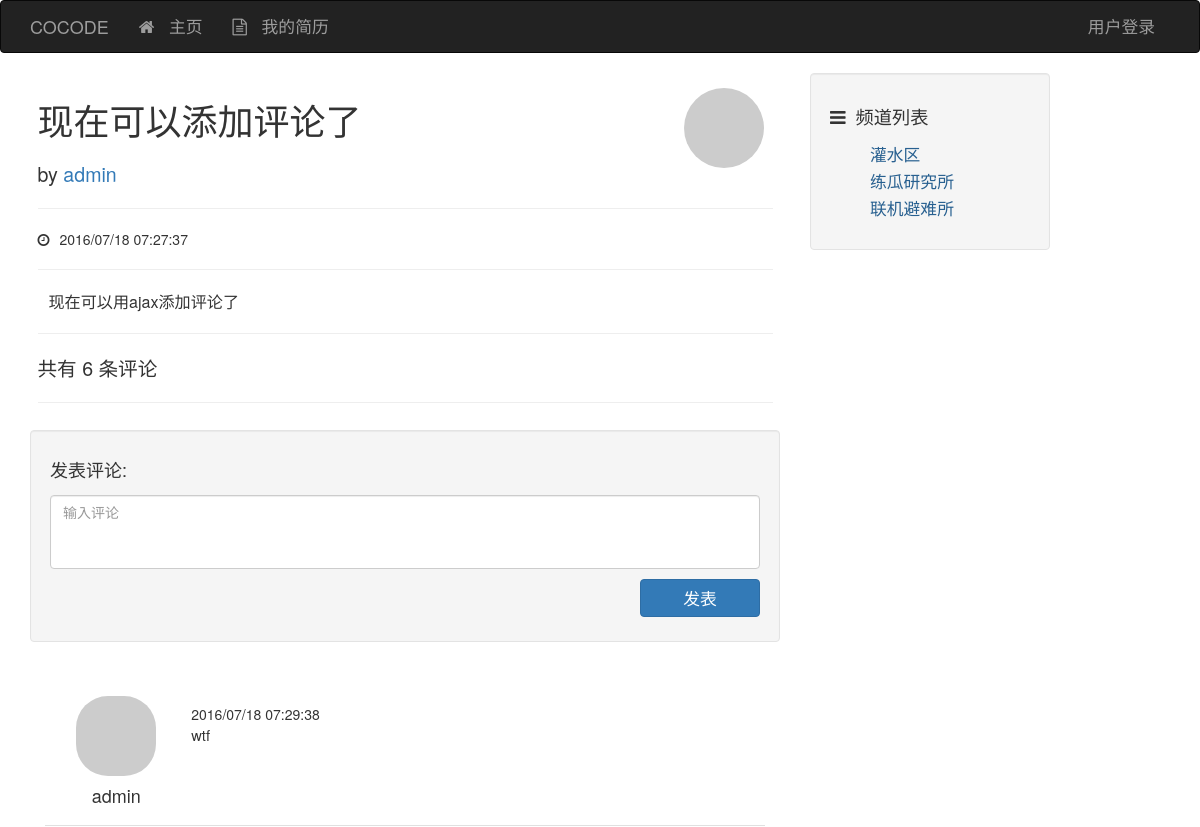
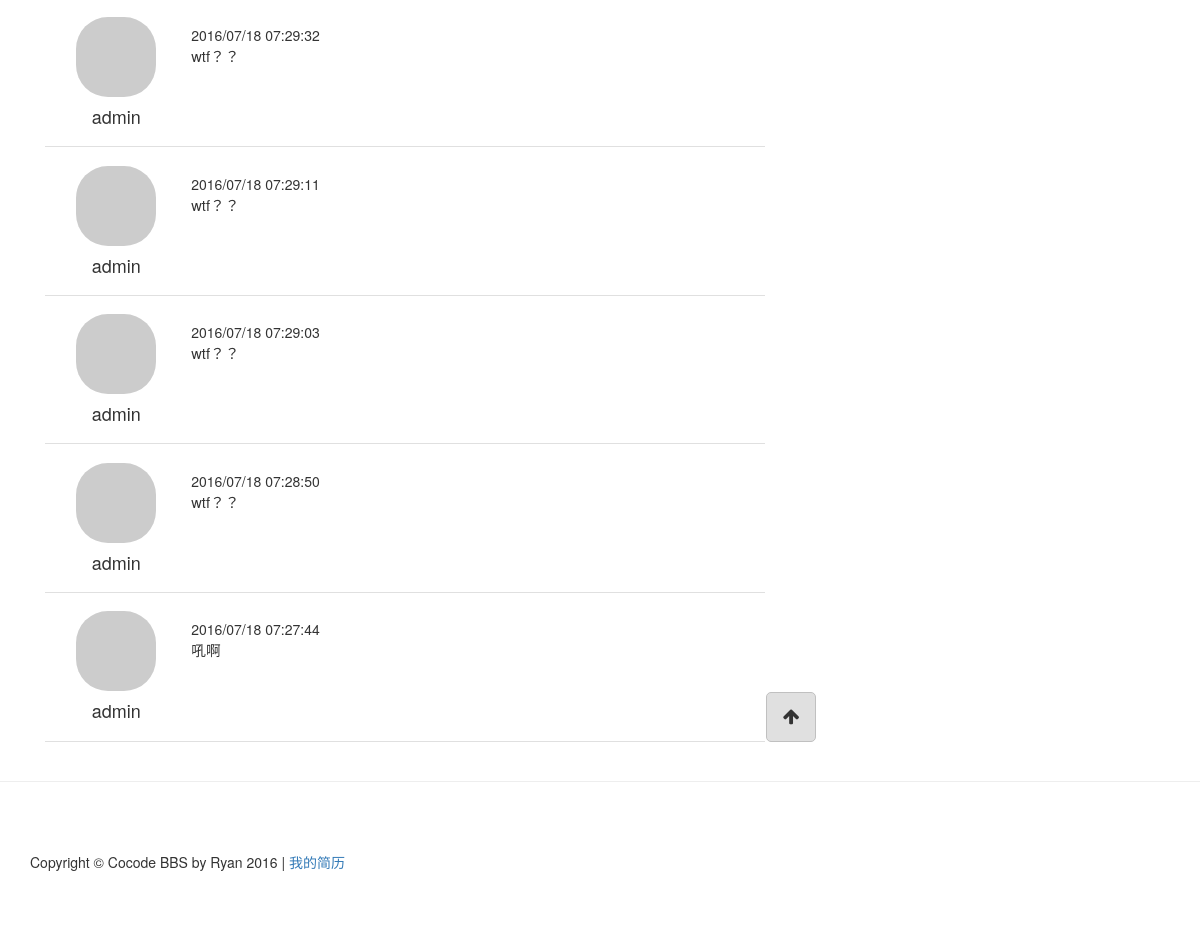
/post/15, run on the app's committed database (2 pictures, top to bottom).
### app/models/post.py (models this page shows, shortened)
class Post(db.Model, Model):
    __tablename__ = 'posts'
    id = db.Column(db.Integer, primary_key=True)
    title = db.Column(db.String())
    content = db.Column(db.String())
    created_time = db.Column(db.Integer, default=0)
    channel_id = db.Column(db.Integer, db.ForeignKey('channels.id'))
    user_id = db.Column(db.Integer, db.ForeignKey('users.id'))
    comments = db.relationship('Comment', backref='post')
    @staticmethod
    def post_by_id(id):
        return Post.query.get_or_404(id)
    @staticmethod
    def comments_sorted_by_time(comments, reverse=True):
        comments.sort(key=lambda p: p.created_time, reverse=reverse)
        return comments

### app/models/user.py (models this page shows, shortened)
class User(db.Model, Model):
    __tablename__ = 'users'
    id = db.Column(db.Integer, primary_key=True)
    username = db.Column(db.String(), unique=True)
    password_hash = db.Column(db.String())
    email = db.Column(db.String(), unique=True)
    avatar_hash = db.Column(db.String())
    created_time = db.Column(db.Integer, default=0)
    role_id = db.Column(db.Integer, db.ForeignKey('roles.id'))
    posts = db.relationship('Post', backref='author')
    comments = db.relationship('Comment', backref='author')
    @property
    def password(self):
        raise AttributeError('password is not readable')
    def gravatar(self, size=100, default='identicon', rating='g'):
        from flask import request
        gravatar_url = 'secure.gravatar.com/avatar'
        if request.is_secure:
            url = 'https://' + gravatar_url
        else:
            url = 'http://' + gravatar_url
        hash = self.avatar_hash or md5(self.email.encode('utf-8')).hexdigest()
        return '{url}/{hash}?s={size}&d={default}&r={rating}'.format(url=url,
                                                                     hash=hash,
                                                                     size=size,
                                                                     default=default,
                                                                     rating=rating)

### app/models/comment.py (models this page shows, shortened)
class Comment(db.Model, Model):
    __tablename__ = 'comments'
    id = db.Column(db.Integer, primary_key=True)
    content = db.Column(db.String())
    created_time = db.Column(db.Integer, default=0)
    user_id = db.Column(db.Integer, db.ForeignKey('users.id'))
    post_id = db.Column(db.Integer, db.ForeignKey('posts.id'))

### app/models/channel.py (models this page shows, shortened)
class Channel(db.Model, Model):
    __tablename__ = 'channels'
    id = db.Column(db.Integer, primary_key=True)
    name = db.Column(db.String(), default=ChannelPermission.NORMAL)
    permission = db.Column(db.Integer)
    created_time = db.Column(db.Integer, default=0)
    posts = db.relationship('Post', backref='channel')
    @staticmethod
    def channel_by_id(id):
        return Channel.query.get_or_404(id)

### app/controllers/views.py (the view)
@controllers.route('/post/<int:id>')
@post_permission_required
def post_view(id):
    post = Post.post_by_id(id)
    comments = post.comments
    d = dict(
        post=post,
        comments=comments
    )
    return render_template('post.html', **d)

### app/context_processers.py (called while the page is built)
@app.context_processor
def current_user_processor():
    user = current_user()
    return dict(current_user=user)

@app.context_processor
def channel_processor():
    channels = Channel.query.all()
    permissions = {
        'NORMAL': ChannelPermission.NORMAL,
        'ADMIN': ChannelPermission.ADMIN,
    }
    dic = {
        'channels': channels,
        'channel_permissions': permissions,
    }
    return dict(**dic)

@app.context_processor
def class_processor():
    return dict(Channel=Channel)

@app.context_processor
def user_processor():
    user_count = User.query.count()
    new_user = User.query.order_by(User.created_time.desc()).first()
    return dict(new_user=new_user,
                user_count=user_count)

@app.context_processor
def post_processor():
    post_count = Post.query.count()
    return dict(post_count=post_count)

@app.context_processor
def comment_processor():
    comment_count = Comment.query.count()
    return dict(comment_count=comment_count)

### app/filters.py (called while the page is built)
@app.template_filter('format_time')
def format_time(timestamp):
    format = '%Y/%m/%d %H:%M:%S'
    t = time.localtime(timestamp)
    ft = time.strftime(format, t)
    return ft

### app/models/user.py (called while the page is built)
def current_user():
    id = session.get('user_id', None)
    user = None
    if id is not None:
        user = User.user_by_id(id)
    return user

### app/templates/post.html (shortened to what this page needs)
{% extends "base.html" %}
{% block page_content %}
<div class="main-post">
    <div class="row">
        <div class="col-md-9">
            <h1>{{ post.title }}</h1>
            <div class="main-post-author">
            by <a href="#">{{ post.author.username }}</a>
            </div>
        </div>
        <div class="col-md-3">
            <div class="main-post-portrait"><img class="round-portrait-100" src="{{ post.author.gravatar(size=100) }}"></div>
        </div>
    </div>
    <hr>
    <div class="main-post-date"><div class="fa fa-clock-o"></div>{{ post.created_time | format_time }}</div>
    <hr>
    <div class="main-post-content">
        {{ post.content }}
    </div>
    <hr>
    <div class="main-post-note">
        共有 {{ post.comments | length }} 条评论
    </div>
    <hr>
</div>
<div class="well">
    <h4>发表评论:</h4>
    <div class="comment-form">
        <div class="comment-form-item"><textarea id="id-text-content" class="form-control" rows="3" placeholder="输入评论"></textarea></div>
        <div class="comment-form-item"><button type="button" id="id-button-comment-add" class="btn btn-primary">发表</button></div>
    </div>
</div>
{% include "_comments.html" %}
{% endblock %}

### app/templates/base.html (shortened to what this page needs)
<!DOCTYPE html>
<html lang="en">
{% block head %}
<head>
    <link href="../static/css/base-styles.css" rel="stylesheet">
    <link href="../static/css/bootstrap.min.css" rel="stylesheet">
    <link href="../static/css/font-awesome.min.css" rel="stylesheet">
</head>
{% endblock %}
<body>
{% block navbar %}
<div class="header">
    <div class="navbar navbar-inverse" role="navigation">
        <div class="container">
            <div class="navbar-header">
            <div class="navbar-brand" href="/">COCODE</div>
            </div>
            <div class="navbar-collapse collapse">
                <ul class="nav navbar-nav">
                    <li><a href="/"><div class="fa fa-home"></div> 主页</a></li>
                    <li><a href="#" class="a-resume"><div class="fa fa-file-text-o"></div> 我的简历</a></li>
                </ul>
                <ul class="nav navbar-nav navbar-right">
                    {% if current_user is not none %}
                    <li><a href="#" class="dropdown-toggle" data-toggle="dropdown">
                        {{ current_user.username }}<b class="caret"></b>
                    </a>
                        <ul class="dropdown-menu">
                            <li><a href="#"><div class="fa fa-user"></div> 用户资料</a></li>
                            <li role="separator" class="divider"></li>
                            <li><a href="/accounts/logout"><div class="fa fa-power-off"></div> 登出用户</a></li>
                        </ul>
                    </li>
                    {% else %}
                    <li><a href="/accounts">用户登录</a></li>
                    {% endif %}
                </ul>
            </div>
        </div>
    </div>
</div>
{% endblock %}
{% block content %}
<div class="container">
    <div class="row">
        {% block content_body %}
        <div class="col-lg-8">
            {% block page_content %}
            {% endblock %}
        </div>
        <div class="col-md-4">
            {% block side_content %}
            <div class="side-content">
                <div class="well">
                    <div class="channel-title"><div class="fa fa-bars"></div>频道列表</div>
                    <div class="row">
                        <div class="col-lg-12">
                            <ul class="channel-list">
                                {% for c in channels %}
                                {% if c.permission == channel_permissions['NORMAL'] %}
                                <li><a href="/channel/{{ c.id }}">{{ c.name }}</a></li>
                                {% endif %}
                                {% endfor %}
                            </ul>
                        </div>
                    </div>
                </div>
            </div>
            {% endblock %}
        </div>
        {% endblock %}
    </div>
</div>
{% endblock %}
{% block to_top %}
<div class="container">
    <a href="#top">
        <div class="back-to-top">
        <div class="fa fa-arrow-up"></div>
        </div>
    </a>
</div>
{% endblock %}
{% block footer %}
<hr>
<div class="container">
    <footer>
    <div class="row">
        <div class="col-lg-12">
            <p>Copyright &copy; Cocode BBS by Ryan 2016 | <a href="#" class="a-resume">我的简历</a></p>
        </div>
    </div>
    </footer>
</div>
{% endblock %}
</body>
</html>

### app/templates/_comments.html (shortened to what this page needs)
<div class="comment-list">
    {% for comment in post.comments_sorted_by_time(post.comments) %}
    <div class="comment-item">
        <div class="comment-author col-md-2">
            <a href="#">
                <img class="media-object round-portrait-64" src="{{ comment.author.gravatar(size=64) }}">
            </a>
            <h4 class="media-heading">{{ comment.author.username }}</h4>
        </div>
        <div class="comment-body col-md-10">
            <div class="comment-date">{{ comment.created_time | format_time }}</div>
            <div class="comment-content" id="id-comment-content-{{ post.id }}">
                {{ comment.content }}
            </div>
        </div>
    </div>
    {% endfor %}
</div>

### app/static/css/base-styles.css (style rules this page uses)
.header .navbar { font-size: 120%; }
.fa { margin-right: 10px; }
.side-content { position: fixed; width: 20%; }
.back-to-top { float: right; width: 50px; height: 50px; font-size: large; text-align: center; position: fixed; bottom: 190px; right: 32%; padding: 10px; border-radius: 5px; border: 1px solid #c0c0c0; background-color: #e0e0e0; }
.container > a { text-decoration: none; color: inherit; }
.back-to-top .fa { margin-right: 0px; }
.channel-title { font-size: 130%; padding: 10px 0 10px; }
ul.channel-list li { font-size: 120%; list-style-type: none; margin: 3px 0 3px; }
ul.channel-list li > a { text-decoration: none; color: rgb(40, 96, 144); }
footer { margin: 50px 0; }
img.round-portrait-64 { border-radius: 32px; }
img.round-portrait-100 { border-radius: 50px; }
.main-post { padding: 1%; }
.main-post .main-post-author { margin-top: 20px; font-size: 140%; }
.main-post .main-post-content { font-size: 115%; padding: 0 1.5% 0 1.5%; }
.main-post .main-post-portrait { margin: 5% 0 0 5%; text-align: right; padding-right: 5%; }
.main-post .main-post-note { font-size: 140%; }
.comment-form { display: flex; flex-direction: column; }
.comment-form .comment-form-item { margin: 5px 0 5px; }
.comment-form .comment-form-item > textarea { resize: none; }
.comment-form .comment-form-item > button { align-self: flex-start; width: 120px; font-size: 120%; float: right; }
.comment-list { padding: 2%; }
.comment-list .comment-item { padding: 2%; margin: 4px 0 4px; border-bottom: 1px solid #e0e0e0; display: flex; flex-direction: row; }
.comment-list .comment-item .comment-author { display: flex; flex-direction: column; align-items: center; }
.comment-list .comment-item .comment-author h4 { margin-top: 10px; }
.comment-list .comment-item .comment-body { padding: 8px; margin-left: 10px; }
.comment-list .comment-item .comment-body .comment-content { font-size: 105%; }

### data on the page
Post: title "现在可以添加评论了", created_time "2016/07/18 07:27:37", content "现在可以用ajax添加评论了"
User: author.username "admin"
Comment: author.username "admin", created_time "2016/07/18 07:29:38", content "wtf"
Comment: author.username "admin", created_time "2016/07/18 07:29:32", content "wtf？？"
Comment: author.username "admin", created_time "2016/07/18 07:29:11", content "wtf？？"
Comment: author.username "admin", created_time "2016/07/18 07:29:03", content "wtf？？"
Comment: author.username "admin", created_time "2016/07/18 07:28:50", content "wtf？？"
Comment: author.username "admin", created_time "2016/07/18 07:27:44", content "吼啊"
Channel: name "灌水区"
Channel: name "练瓜研究所"
Channel: name "联机避难所"

### other printed values
{{ post.comments | length }} "6"
